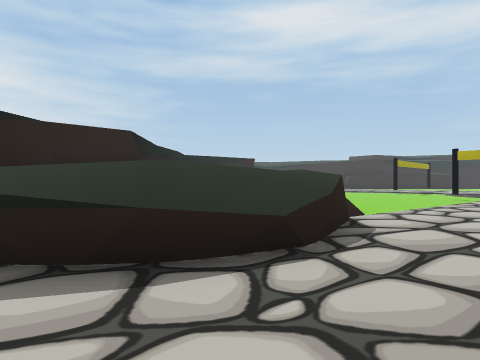
View 1 (above)

19 first-person views from a walk through a scene from a Unity 3-D project. The camera is 1.4 m above the floor, looks level and sees 70° across. The floor is counted in squares, 2 m on a side. Each view is taken from the middle of a square. On the plan, view 1 faces up. The plan holds only what a view shows up to about 11 squares ahead; the rest is blank. The place goes on beyond the plan. The player is left out. Some surface patterns are stand-ins.

View 2
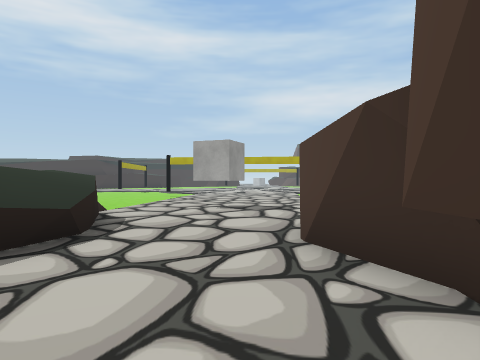

View 3
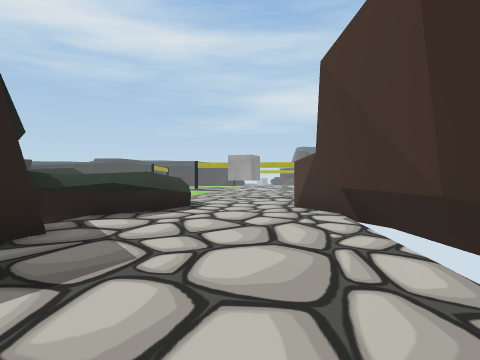

View 4
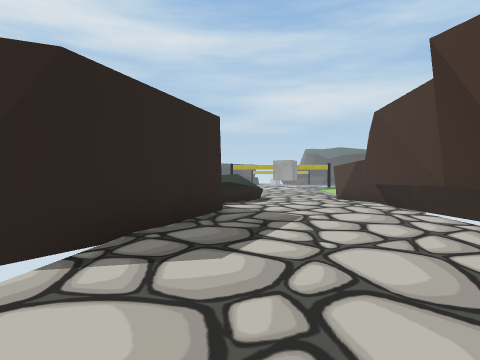

View 5
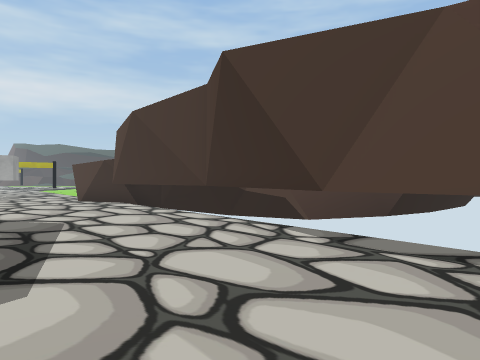

View 6
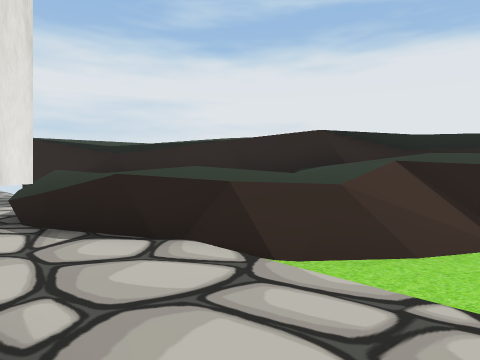

View 7
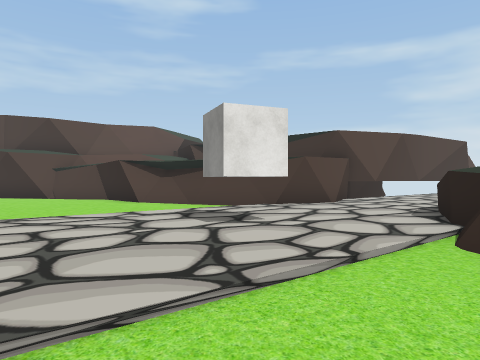

View 8
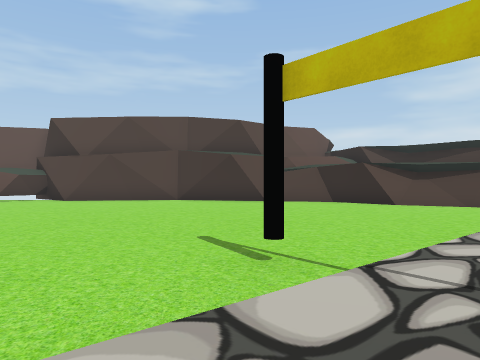

View 9
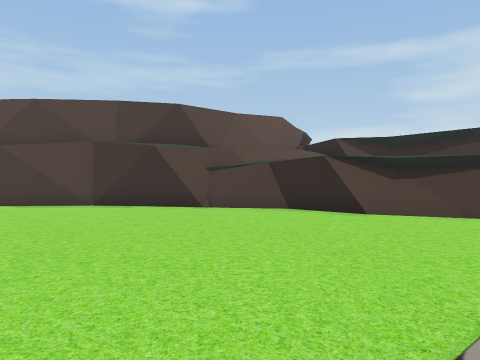

View 10
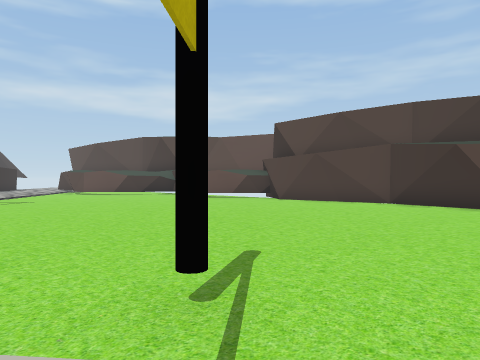

View 11
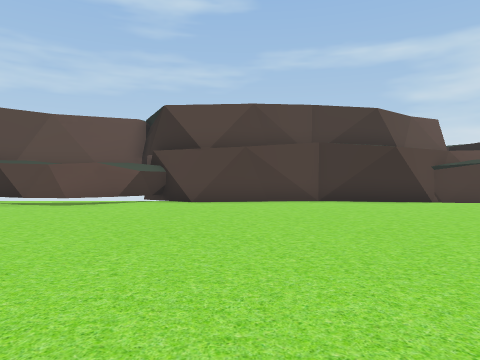

View 12
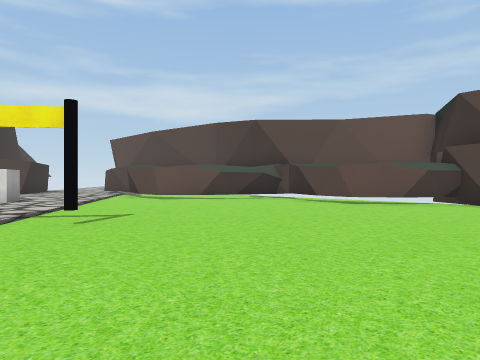

View 13
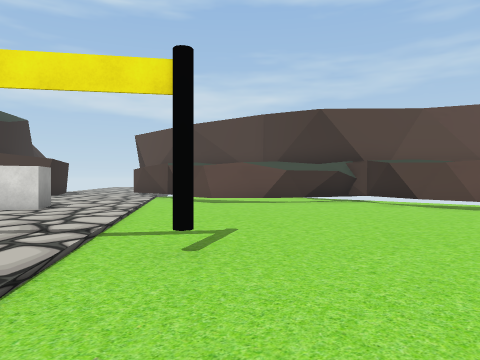

View 14
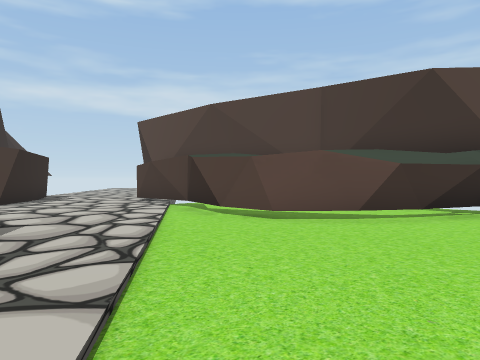

View 15
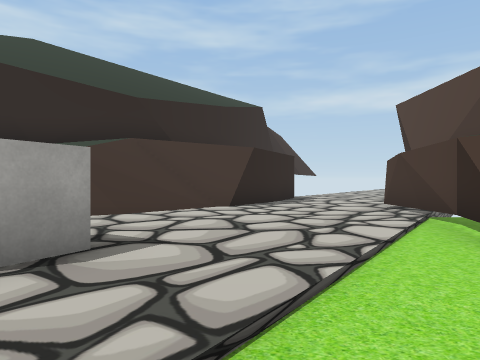

View 16
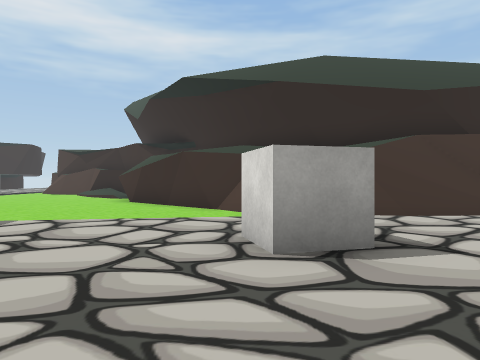

View 17
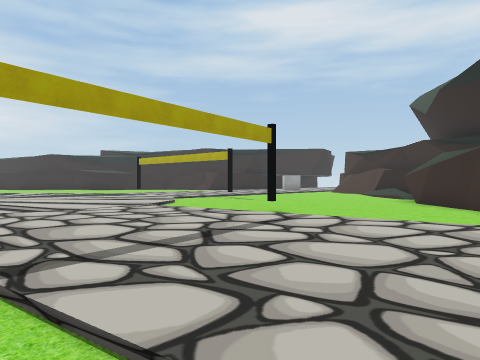

View 18
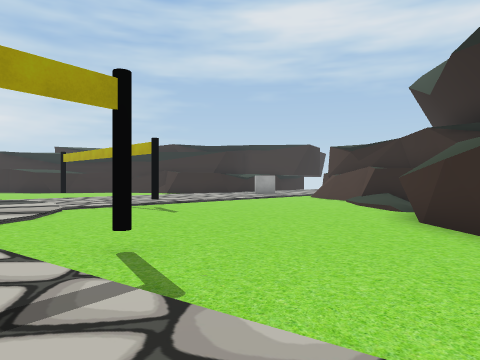

View 19
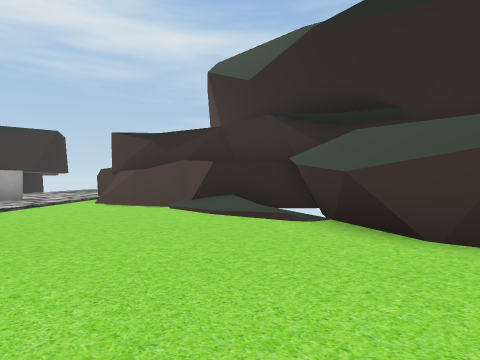

### Floor plan
Key: @ floor where view 1 was taken; # wall or solid block; . main floor; : floor 0.25 m higher than the main floor; + floor 0.5 m higher than the main floor; * floor 1.75 m higher than the main floor; % floor 2 m higher than the main floor; / step, stairs or slope; = window, fence, low wall or low ledge; ^ raised ledge; C black column; O other object.
Columns run from 9 left of view 1 to 37 right of it. Each row starts with its distance up from view 1.
 26                                        ::
 25                                        ::/
 24                                        ://^
 23                                        /..#
 22                                       /...^#
 21                                       ....##
 20                                :::::/..... #
 19                                ::::/C.....+##
 18                                 ::/.......##
 17                                 ::........##
 16                              :::::/.......#
 15                              :::::/.......#
 14                               ::::/.......#
 13       ^                       :::::/.C....#
 12       ^                        :::::/.....#
 11       ^      ....     :         ::::::/...#
 10       ^   =# ../:    ::/        :::::::/..
  9       ^   ##../::   ::/..  ...../:::::::/
  8      ##   *=./:::   :/O........../::::::  ##
  7      #    %=/::::: :/............C./:::#:::###
  6      #     #::#:::/................./:::::::##
  5      #=   ##:::::/...................//::::::##
  4      ##   #:::::/....................../::::::#
  3      ##** =::::/......................../::::::
  2      ##:::::##/.......................####:::::
  1     ##:::::#####.....................##  ####::
  0   ###::::@:#   ###..................##
 -1  ##::::::###     ##............######
 -2  :::::::###       ##############
 -3 :::::::###
 -4 :::::####
 -5 :::###

Where each view was taken, in squares from view 1:
view 1: 0 up, 0 right, facing up
view 2: 1 down, 1 left, facing up-right
view 3: 4 down, 5 left, facing up-right
view 4: 5 down, 9 left, facing up-right
view 5: 4 down, 9 left, facing right
view 6: 7 up, 6 right, facing left
view 7: 11 up, 5 right, facing down
view 8: 11 up, 13 right, facing down
view 9: 8 up, 11 right, facing down
view 10: 9 up, 11 right, facing down-right
view 11: 9 up, 18 right, facing down
view 12: 9 up, 18 right, facing down-right
view 13: 9 up, 21 right, facing down-right
view 14: 7 up, 25 right, facing down-right
view 15: 5 up, 27 right, facing right
view 16: 5 up, 27 right, facing up-right
view 17: 5 up, 27 right, facing up
view 18: 9 up, 29 right, facing up
view 19: 14 up, 28 right, facing up-right
